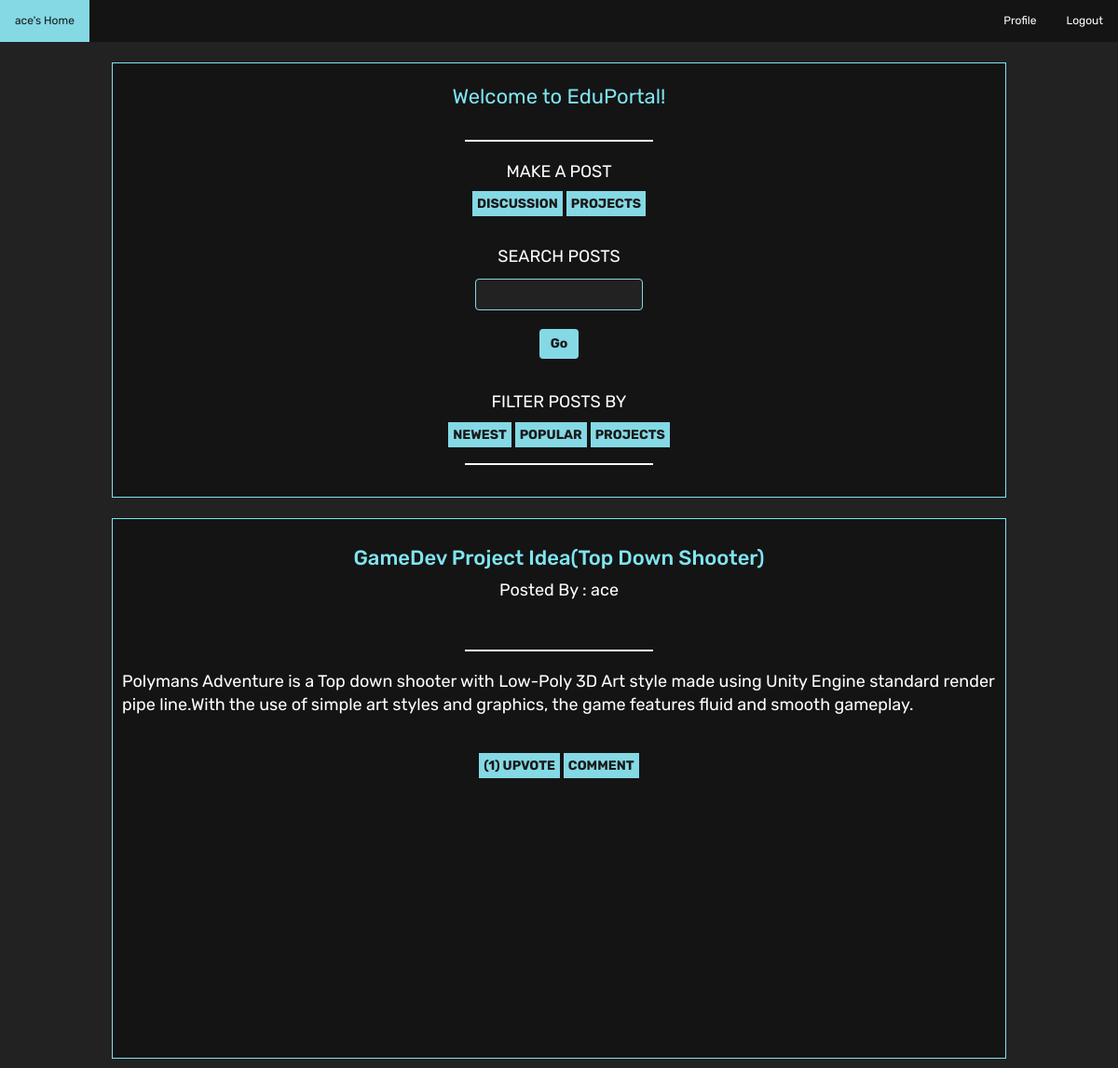
The app's page /home.php?projects=1 (signed in) with its own data.
### tables this page shows
CREATE TABLE `projecttable2` (
  `title` varchar(255) NOT NULL,
  `content` longtext NOT NULL,
  `author` varchar(255) NOT NULL,
  `image` varchar(255) NOT NULL,
  `id` int(11) NOT NULL,
  `likes` int(11) NOT NULL DEFAULT 0,
  `dislikes` int(11) NOT NULL DEFAULT 0,
  `tags` int(11) NOT NULL
);

### get_post.php (the view, shortened to what this page needs)
<?php
function getProjects(){
  $con = mysqli_connect("localhost","root","","posts");
  $query = "select * from projecttable2 order by id desc";
  $result=mysqli_query($con,$query);
  while($row=mysqli_fetch_array($result)){
    if($_SESSION['email']==='admin'){
      echo '
      <div class="container">
      <h3 class="posttitle">'.$row['title'].'</h3>
      <p class="postcontent">Posted By : '.$row['author'].'</p>
      <br>
      <hr width="200px">
      <p class="postcontent">'.$row['content'].'<p>
      <br>
      <div class ="interact">
      <a class="btnLike" href="like.php?id='.$row["id"].'"><span>('.$row["likes"].') </span>UPVOTE</a>
      <a class="btnLike" href="comment_proj.php?id='.$row["id"].'"></span>COMMENT</a>
      <a class="btnLike" href="deleteProj.php?id='.$row["id"].'"></span>DELETE</a>
      </div>
      </div>
      ';
    }
    else{
    echo '
    <div class="container">
    <h3 class="posttitle">'.$row['title'].'</h3>
    <p class="postcontent">Posted By : '.$row['author'].'</p>
    <br>
    <hr width="200px">
    <p class="postcontent">'.$row['content'].'<p>
    <br>
    <div class ="interact">
    <a class="btnLike" href="like.php?id='.$row["id"].'"><span>('.$row["likes"].') </span>UPVOTE</a>
    <a class="btnLike2" href="comment_proj.php?id='.$row["id"].'"></span>COMMENT</a>
    </div>
    </div>
    ';
   }
  }
}
?>

### styles/inprof.css (style rules this page uses)
body { background: #222222; }
.container { display: flex; flex-direction: column; align-items: center; background: #141414; border:1px solid #7FE5F0; margin-top: 10px; margin-bottom: 10px; padding:40px; width:70%; }
hr { border: 1px solid ; color:#fff; }
.posttitle { font-size: 30px; font-family: 'Rubik', sans-serif; color:#7FE5F0; }
.postcontent { font-size: 18px; font-family: 'Rubik', sans-serif; color:#fff; }
.btnLike { width: 100%; padding: 5px; background-color:#84D9E5; color:#191919; border:0; font-weight: bold; font-family: 'Rubik', sans-serif; }
.btnLike2 { width: 5%; padding: 5px; background-color:#84D9E5; color:#191919; border:0; font-weight: bold; font-family: 'Rubik', sans-serif; }
@media screen and (max-width: 1200px) { .container { padding:10px; width:80%; height: 580px; overflow-y: scroll; } }
@media screen and (max-width: 1200px) { .btnLike2 { width: 5%; background-color:#84D9E5; color:#191919; border:0; font-weight: bold; font-family: 'Rubik', sans-serif; } }
@media screen and (max-width: 1200px) { .posttitle { font-size: 22px; } }

### records on screen
projecttable2: title "GameDev Project Idea(Top Down Shooter)", author "ace", content "Polymans Adventure is a Top down shooter with Low-Poly 3D Art style made using Unity Engine standard render pipe line.With the use of simple art styles and graphics, the game features fluid and smooth gameplay.", likes "1"

### other values on screen
$_SESSION["email"] "ace"
